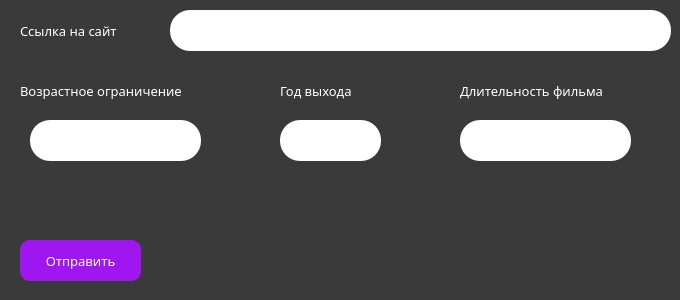
<?xml version="1.0" encoding="UTF-8"?>
<ui version="4.0">
 <class>Dialog</class>
 <widget class="QDialog" name="Dialog">
  <property name="geometry">
   <rect>
    <x>0</x>
    <y>0</y>
    <width>680</width>
    <height>300</height>
   </rect>
  </property>
  <property name="minimumSize">
   <size>
    <width>680</width>
    <height>300</height>
   </size>
  </property>
  <property name="maximumSize">
   <size>
    <width>680</width>
    <height>300</height>
   </size>
  </property>
  <property name="windowTitle">
   <string>Dialog</string>
  </property>
  <property name="styleSheet">
   <string notr="true">font: 75 10pt &quot;Comfortaa&quot;;
background: #3a3a3a;</string>
  </property>
  <widget class="QLabel" name="label_link">
   <property name="geometry">
    <rect>
     <x>20</x>
     <y>20</y>
     <width>121</width>
     <height>21</height>
    </rect>
   </property>
   <property name="font">
    <font>
     <family>Comfortaa</family>
     <pointsize>10</pointsize>
     <weight>9</weight>
     <italic>false</italic>
     <bold>false</bold>
    </font>
   </property>
   <property name="styleSheet">
    <string notr="true">color: #fff;</string>
   </property>
   <property name="text">
    <string>Ссылка на сайт</string>
   </property>
  </widget>
  <widget class="QLabel" name="label_Age">
   <property name="geometry">
    <rect>
     <x>20</x>
     <y>70</y>
     <width>191</width>
     <height>41</height>
    </rect>
   </property>
   <property name="font">
    <font>
     <family>Comfortaa</family>
     <pointsize>10</pointsize>
     <weight>9</weight>
     <italic>false</italic>
     <bold>false</bold>
    </font>
   </property>
   <property name="styleSheet">
    <string notr="true">color: #fff;</string>
   </property>
   <property name="text">
    <string>Возрастное ограничение</string>
   </property>
  </widget>
  <widget class="QLabel" name="label_Year">
   <property name="geometry">
    <rect>
     <x>280</x>
     <y>70</y>
     <width>111</width>
     <height>41</height>
    </rect>
   </property>
   <property name="font">
    <font>
     <family>Comfortaa</family>
     <pointsize>10</pointsize>
     <weight>9</weight>
     <italic>false</italic>
     <bold>false</bold>
    </font>
   </property>
   <property name="styleSheet">
    <string notr="true">color: #fff;</string>
   </property>
   <property name="text">
    <string>Год выхода</string>
   </property>
  </widget>
  <widget class="QLabel" name="label_time">
   <property name="geometry">
    <rect>
     <x>460</x>
     <y>70</y>
     <width>181</width>
     <height>41</height>
    </rect>
   </property>
   <property name="font">
    <font>
     <family>Comfortaa</family>
     <pointsize>10</pointsize>
     <weight>9</weight>
     <italic>false</italic>
     <bold>false</bold>
    </font>
   </property>
   <property name="styleSheet">
    <string notr="true">color: #fff;</string>
   </property>
   <property name="text">
    <string>Длительность фильма</string>
   </property>
  </widget>
  <widget class="QLineEdit" name="lineEdit_link">
   <property name="geometry">
    <rect>
     <x>170</x>
     <y>10</y>
     <width>501</width>
     <height>41</height>
    </rect>
   </property>
   <property name="styleSheet">
    <string notr="true">background: #fff;
color: #000;
padding: 10px;
border-radius: 20px;</string>
   </property>
   <property name="text">
    <string/>
   </property>
   <property name="placeholderText">
    <string/>
   </property>
  </widget>
  <widget class="QPushButton" name="pushButton">
   <property name="enabled">
    <bool>true</bool>
   </property>
   <property name="geometry">
    <rect>
     <x>20</x>
     <y>240</y>
     <width>121</width>
     <height>41</height>
    </rect>
   </property>
   <property name="font">
    <font>
     <family>Comfortaa</family>
     <pointsize>10</pointsize>
     <weight>9</weight>
     <italic>false</italic>
     <bold>false</bold>
    </font>
   </property>
   <property name="cursor">
    <cursorShape>PointingHandCursor</cursorShape>
   </property>
   <property name="mouseTracking">
    <bool>false</bool>
   </property>
   <property name="autoFillBackground">
    <bool>false</bool>
   </property>
   <property name="styleSheet">
    <string notr="true">background: #a016f0;
color: #fff;
border-radius: 10px;</string>
   </property>
   <property name="text">
    <string>Отправить</string>
   </property>
   <property name="checkable">
    <bool>false</bool>
   </property>
   <property name="autoDefault">
    <bool>true</bool>
   </property>
   <property name="default">
    <bool>false</bool>
   </property>
  </widget>
  <widget class="QLineEdit" name="lineEdit_Age">
   <property name="geometry">
    <rect>
     <x>30</x>
     <y>120</y>
     <width>171</width>
     <height>41</height>
    </rect>
   </property>
   <property name="styleSheet">
    <string notr="true">background: #fff;
color: #000;
padding: 10px;
border-radius: 20px;</string>
   </property>
   <property name="text">
    <string/>
   </property>
  </widget>
  <widget class="QLineEdit" name="lineEdit_Year">
   <property name="geometry">
    <rect>
     <x>280</x>
     <y>120</y>
     <width>101</width>
     <height>41</height>
    </rect>
   </property>
   <property name="styleSheet">
    <string notr="true">background: #fff;
color: #000;
padding: 10px;
border-radius: 20px;</string>
   </property>
   <property name="text">
    <string/>
   </property>
  </widget>
  <widget class="QLineEdit" name="lineEdit_time">
   <property name="geometry">
    <rect>
     <x>460</x>
     <y>120</y>
     <width>171</width>
     <height>41</height>
    </rect>
   </property>
   <property name="styleSheet">
    <string notr="true">background: #fff;
color: #000;
padding: 10px;
border-radius: 20px;</string>
   </property>
   <property name="text">
    <string/>
   </property>
  </widget>
 </widget>
 <resources/>
 <connections/>
</ui>
